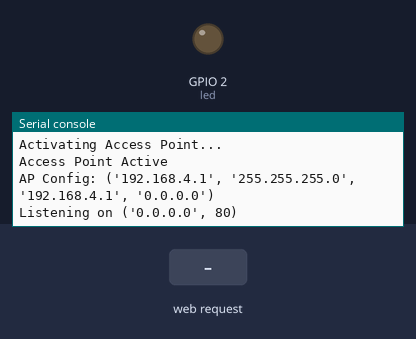
Bench run of a program on a simulated ESP32 board running MicroPython. On the bench: output pins drawn as LEDs (lit = HIGH), the last lines printed to the serial console. The inputs (shaded band) are chosen by the test bench. The board's own WiFi access point starts at once; files that are not in the repository are absent.

Above: at 1.2 s.
1.3 s: HTTP request GET /submit? received
At 2.4 s:
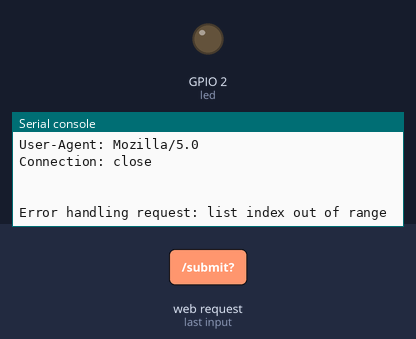
2.8 s: HTTP request GET /clear received
At 3.6 s:
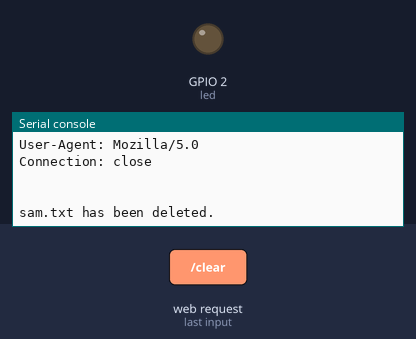
4.3 s: HTTP request GET /submit received
At 4.7 s:
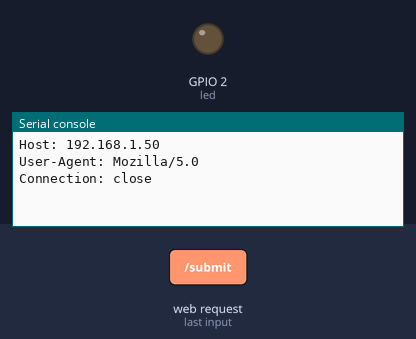

Measured:
- after the input at 1.3 s, the serial console: prints a new line at once (image 1)
- after the input at 2.8 s, the serial console: prints a new line at once (image 2)
- after the input at 4.3 s, the serial console: prints a new line at once (image 3)

The program:

main.py
```python
import network
import socket
import select
from machine import Pin
import os  # Import the os module for file operations

# Set up the onboard LED pin (usually GPIO 2 on ESP32 boards)
led = Pin(2, Pin.OUT)
led.off()  # Turn off the LED initially

# Configure the ESP32 as an Access Point
ssid = 'Sam_Ap'
password = '12345678'

# Function to activate the Access Point
def activate_access_point():
    print('Activating Access Point...')
    ap = network.WLAN(network.AP_IF)  # Initialize the WLAN interface in AP mode
    ap.config(essid=ssid, password=password, authmode=network.AUTH_WPA_WPA2_PSK)  # Set WPA2 security
    ap.active(True)  # Activate the AP mode

    while not ap.active():
        pass  # Wait until the AP mode is active

    print('Access Point Active')
    print('AP Config:', ap.ifconfig())  # Print the network configuration
    ip_address = ap.ifconfig()[0]
    return ap, ip_address

# Function to read and format content of sam.txt
def read_file_content():
    try:
        with open('sam.txt', 'r') as f:
            content = f.readlines()
            return "<br>".join(content)
    except OSError:
        return "File not found."

# Define the HTML for the web interface with enhanced UI
html_template = """<!DOCTYPE html>
<html>
<head>
    <title>Sam.txt File</title>
    <style>
        body {{background-color: gray; color: white; text-align: center; font-family: Arial, sans-serif; display: flex; justify-content: center; align-items: center; height: 100vh; margin: 0;}}
        .container {{border: 5px double white; padding: 20px; width: 80%;}}
        h1 {{font-size: 4em; font-weight: bold; margin: 20px;}}
        form {{font-size: 2em;}}
        input[type="text"] {{font-size: 2em; padding: 10px; width: 90%;}}
        button {{font-size: 2em; padding: 10px 20px; margin-top: 20px;}}
        #fileContent {{border: 2px solid white; padding: 10px; text-align: left; font-size: 1.5em; margin-top: 20px; height: 200px; overflow-y: scroll; white-space: pre-wrap;}}
    </style>
</head>
<body>
    <div class="container">
        <h1>Sam.txt File</h1>
        <form action="/submit" method="get">
            <input type="text" name="log_text" placeholder="Enter text here" required>
            <button type="submit">Submit</button>
        </form>
        <button onclick="clearFile()">Clear All</button>
        <div id="fileContent">{file_content}</div>
    </div>
    <script>
        function clearFile() {{
            fetch('/clear');
            setTimeout(function() {{ location.reload(); }}, 500); // Reload to refresh file content
        }}
    </script>
</body>
</html>
"""

# Helper function to convert IP address string to bytes
def ip_to_bytes(ip):
    return bytes(map(int, ip.split('.')))

# Function to handle DNS queries
def handle_dns_request(data, addr, dns, ip_address):
    response = data[:2] + b'\x81\x80'  # Response flags
    response += data[4:6] + data[4:6] + b'\x00\x00\x00\x00'  # Questions and Answers count
    response += data[12:] + b'\xc0\x0c' + b'\x00\x01\x00\x01\x00\x00\x00\x3c\x00\x04'
    response += ip_to_bytes(ip_address)
    dns.sendto(response, addr)

# Function to clear the sam.txt file by deleting it
def clear():
    try:
        # Remove the file if it exists
        if 'sam.txt' in os.listdir():  # Check if the file exists
            os.remove('sam.txt')  # Delete the file
            print("sam.txt has been deleted.")
        else:
            print("sam.txt does not exist.")

    except OSError as e:
        print("Error handling file:", e)

# Main function to set up the server and DNS
def start_server():
    server_running = True
    while server_running:
        ap, ip_address = activate_access_point()

        # Set up the web server
        addr = socket.getaddrinfo('0.0.0.0', 80)[0][-1]
        s = socket.socket()
        s.setsockopt(socket.SOL_SOCKET, socket.SO_REUSEADDR, 1)
        s.bind(addr)
        s.listen(1)

        print('Listening on', addr)

        # Set up a simple DNS server
        dns = socket.socket(socket.AF_INET, socket.SOCK_DGRAM)
        dns.setsockopt(socket.SOL_SOCKET, socket.SO_REUSEADDR, 1)
        dns.bind(('0.0.0.0', 53))

        while True:
            r, _, _ = select.select([s, dns], [], [])
            for ready_socket in r:
                if ready_socket == s:
                    # Handle HTTP request
                    cl, addr = s.accept()
                    print('Client connected from', addr)
                    led.on()
                    try:
                        request = cl.recv(1024)
                        request_str = request.decode()
                        print("Request:", request_str)

                        if 'GET /submit?' in request_str:
                            log_text = request_str.split('log_text=')[1].split(' ')[0]
                            log_text = log_text.replace('+', ' ')  # Replace '+' with space
                            with open('sam.txt', 'a') as f:
                                f.write(log_text + '\n')
                        elif 'GET /clear' in request_str:
                            clear()  # Call the clear function

                        file_content = read_file_content()
                        response = 'HTTP/1.1 200 OK\nContent-Type: text/html\n\n'
                        response += html_template.format(file_content=file_content)
                        cl.sendall(response.encode())
                    except Exception as e:
                        print("Error handling request:", e)
                    finally:
                        cl.close()
                        led.off()

                elif ready_socket == dns:
                    data, addr = dns.recvfrom(512)
                    handle_dns_request(data, addr, dns, ip_address)

# Start the server
start_server()
```
